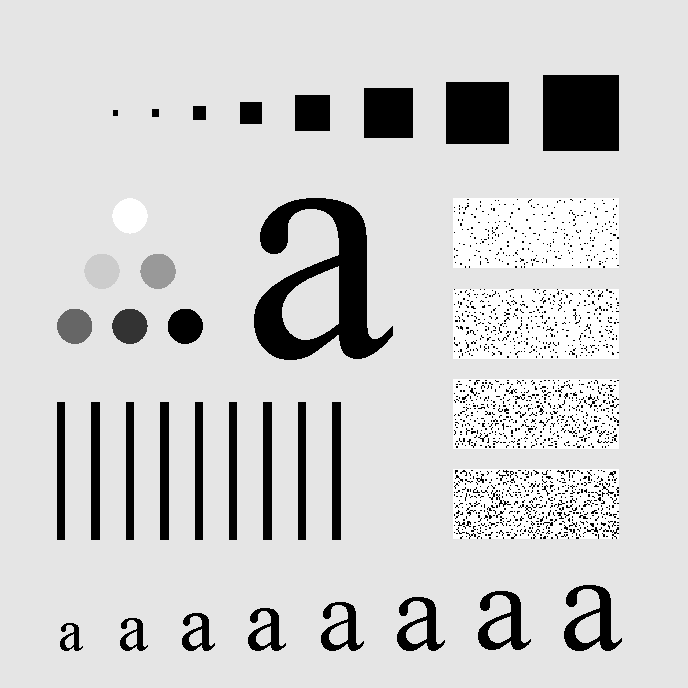
%> input picture Codes/CH04/example4_18/Fig0441(a)(characters_test_pattern).tif, 688 x 688 px
$ octave example4_18.m   (GNU Octave 9; MATLAB toolbox functions it lacks are replaced by stand-ins)
%> lines starting %> are read from the running program, lines starting %| are printed output that depends on the picture
% Gonzalez (3rd ed) example 4.18, including figure 4.48

orig_image = im2double(imread('Fig0441(a)(characters_test_pattern).tif'));
%> orig_image: size 688x688 double; min 0, max 1, mean 0.813
ORIG_IMAGE = fftshift(fft2(orig_image));

% plot figure 4.48
diameter = [10,30,60,160,460];
radius = round(diameter/2);
ILPF = zeros([size(ORIG_IMAGE),length(diameter)]);
GLPF_result = zeros([size(ORIG_IMAGE),length(diameter)]);

figure
subplot(ceil(length(diameter)/2),2,1),
imshow(orig_image),
title('Original Image');

for i = 1:length(diameter)
    temp = 1:size(orig_image,1)/2;
    GLPF_1 = exp(-(temp.^2)/(2*radius(i)^2)); % 1-d GLPF
    GLPF_2 = filter_generate(GLPF_1); % 2-d GLPF
    GLPF_result(:,:,i) = abs(ifft2(GLPF_2.*ORIG_IMAGE));
    subplot(ceil(length(diameter)/2),2,i+1),
    imshow(GLPF_result(:,:,i)),
    title(strcat('GLPF of diameter =',string(diameter(i))));
end
%> this loop made 5 passes
%> pass 1, `imshow(GLPF_result(:,:,i)),`:
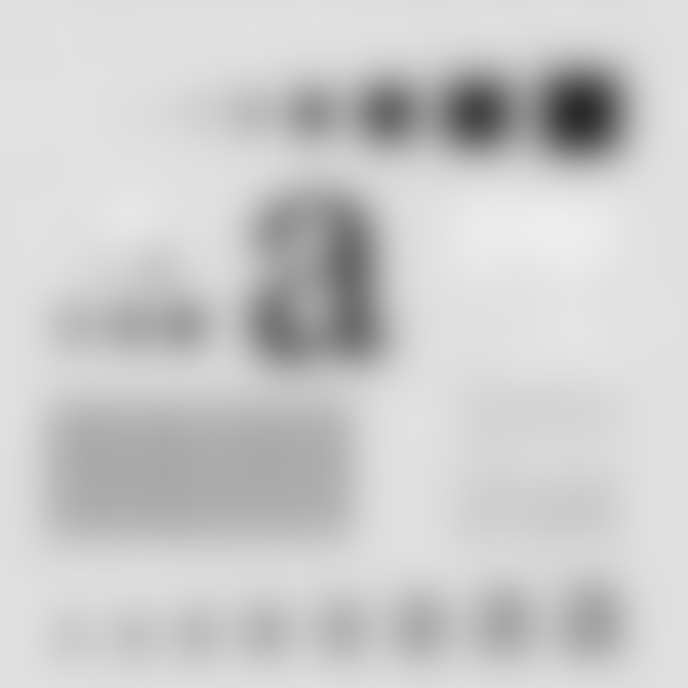
%> displayed picture: size 688x688, on the screen's scale of 0 to 255; min 42, max 237, mean 203.2
%> pass 2, `imshow(GLPF_result(:,:,i)),`:
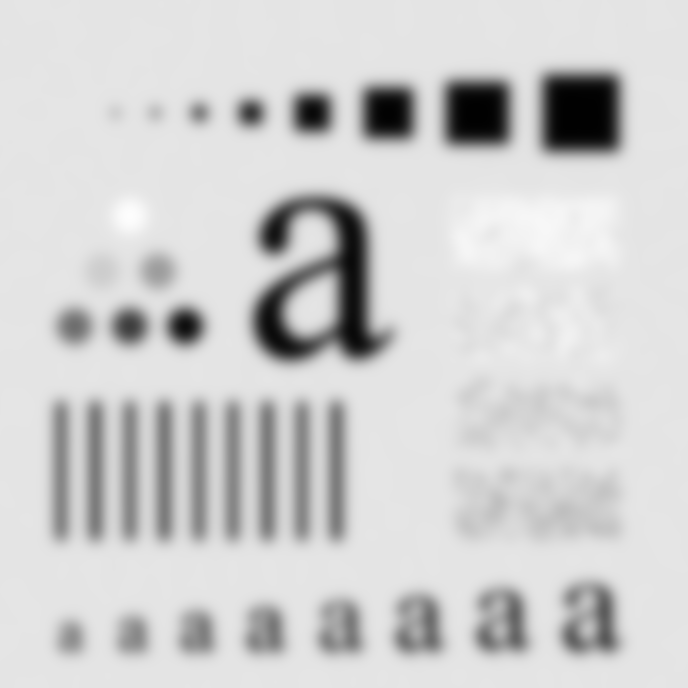
%> displayed picture: size 688x688, on the screen's scale of 0 to 255; min 1, max 253, mean 206.8
%> after the loop:
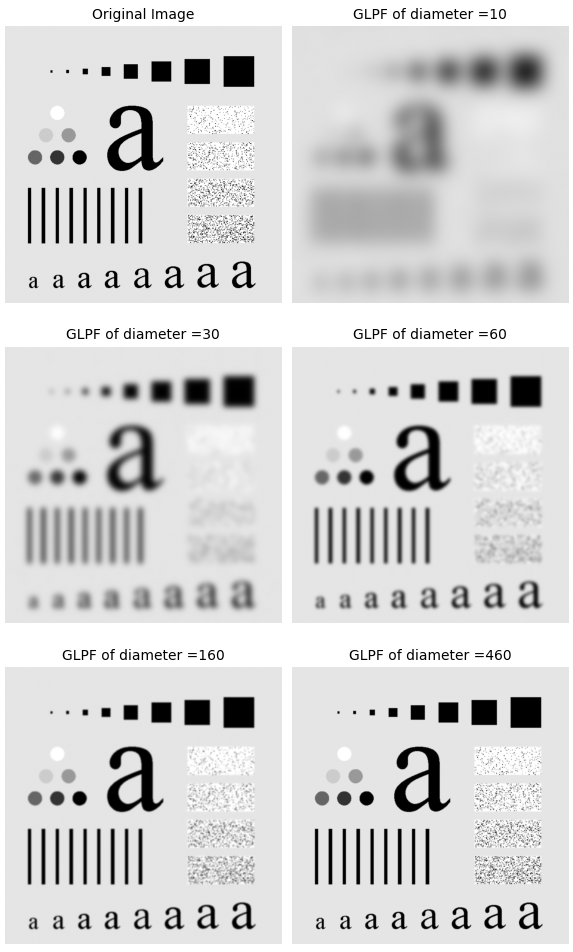
%> figure redrawn from the program's plot data, 6 panels


function filter2 = filter_generate(filter1)
    % this function generates a 2-d filter(2n*2n) by rotating the 1-d
    % filter(1*n) for 360 degrees. The precedure is shown as follows:
    % 1) generate the bottom-right part of filter BR;
    % 2) flip this filter to TL,TR and BL;
    % 3) combine these four parts.

    radius = length(filter1);

    X = 1:radius;
    Y = X;
    [X,Y] = meshgrid(X,Y);
    K = floor(sqrt(X.^2+Y.^2));
    filter1 = [filter1,zeros(1,floor(0.5*radius))]; % zero padding
    BR = filter1(K);

    BL = fliplr(BR);
    TR = flipud(BR);
    TL = fliplr(TR);

    filter2 = [TL,TR;BL,BR];
end
